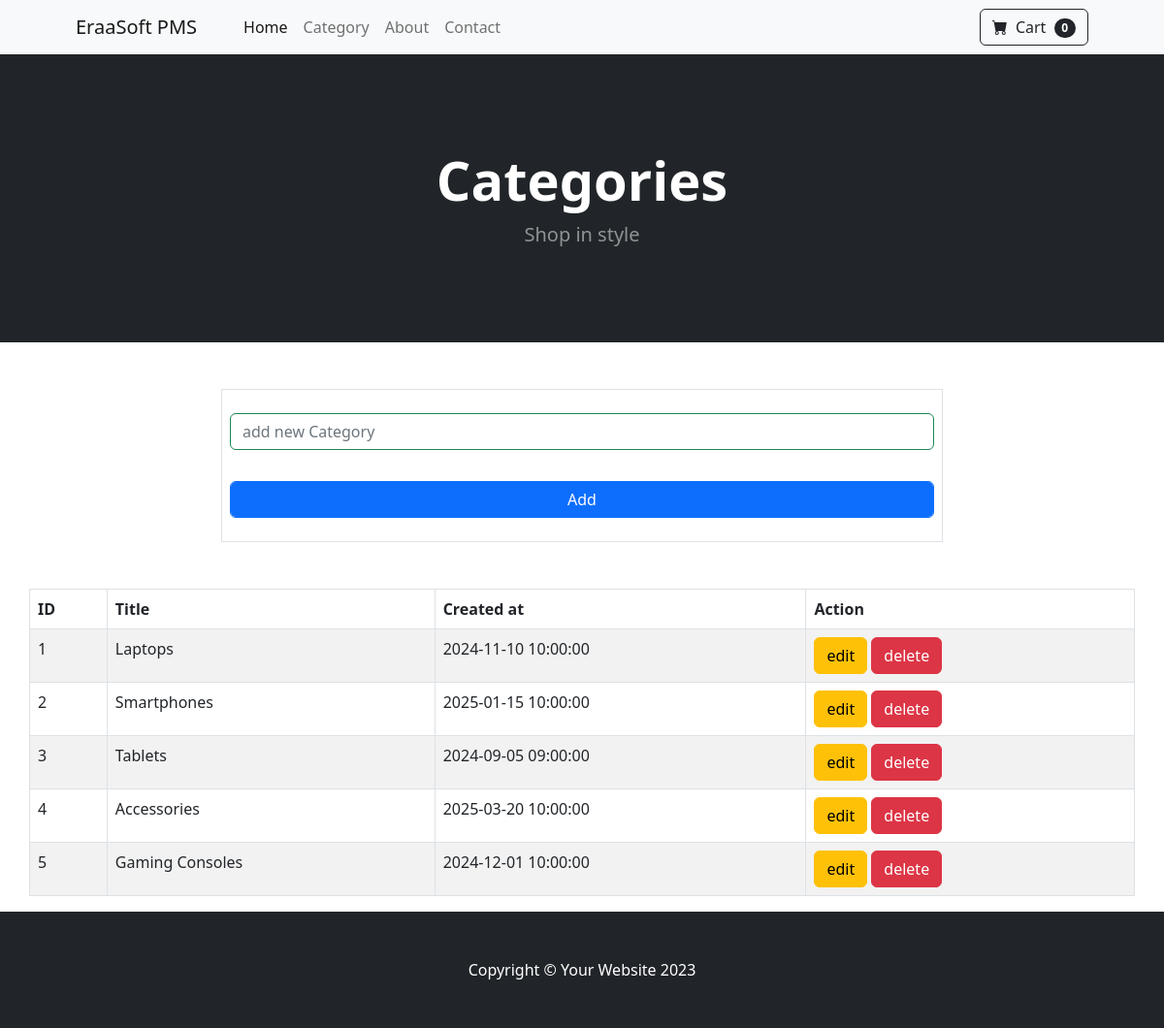
The app's page /category.php with its own data.
### tables this page shows
CREATE TABLE `categories` (
  `id` int NOT NULL,
  `title` varchar(100) NOT NULL,
  `created_at` timestamp NULL DEFAULT CURRENT_TIMESTAMP
);

### category.php (the view, shortened to what this page needs)
<?php
include_once "./inc/header.php";
include_once "./database/connect.php";
?>
<?php
$sql = "SELECT * FROM categories";
$result = mysqli_query($conn, $sql);
$categories = mysqli_fetch_all($result, MYSQLI_ASSOC);
?>
<header class="bg-dark py-5">
    <div class="container px-4 px-lg-5 my-5">
        <div class="text-center text-white">
            <h1 class="display-4 fw-bolder">Categories</h1>
            <p class="lead fw-normal text-white-50 mb-0">Shop in style</p>
        </div>
    </div>
</header>
<div class="container">
    <div class="row">
        <section class="py-5">
            <div class="col-8 mx-auto">
                <form action="./index.php?page=create_category" method="post" class="form border p-2">
                    <input type="text" name="category_name" class="form-control my-3 border border-success"
                        placeholder="add new Category">
                    <input type="submit" value="Add" class="form-control btn btn-primary my-3 " placeholder="add new category">
                </form>
            </div>
        </section>
        <table class="table table-bordered table-striped table-hover">
            <thead>
                <th>ID</th>
                <th>Title</th>
                <th>Created at</th>
                <th>Action</th>
            </thead>
            <tbody>
                <?php foreach ($categories as $category) :  ?>
                    <tr>
                        <td><?= $category['id'] ?></td>
                        <td><?= $category['title'] ?></td>
                        <td><?= $category['created_at'] ?></td>
                        <td>
                            <a href="" class="btn btn-warning">edit</a>
                            <a href="" class="btn btn-danger">delete</a>
                        </td>
                    </tr>
                <?php endforeach; ?>
            </tbody>
        </table>
    </div>
</div>
<?php include_once "./inc/footer.php"; ?>

### inc/header.php (shortened to what this page needs)
<!DOCTYPE html>
<html lang="en">
    <head>
        <link href="https://cdn.jsdelivr.net/npm/bootstrap-icons@1.5.0/font/bootstrap-icons.css" rel="stylesheet" />
        <link href="css/styles.css" rel="stylesheet" />
    </head>
    <body>
        <nav class="navbar navbar-expand-lg navbar-light bg-light">
            <div class="container px-4 px-lg-5">
                <a class="navbar-brand" href="#!">EraaSoft PMS</a>
                <div class="collapse navbar-collapse" id="navbarSupportedContent">
                    <ul class="navbar-nav me-auto mb-2 mb-lg-0 ms-lg-4">
                        <li class="nav-item"><a class="nav-link active" aria-current="page" href="index.php">Home</a></li>
                        <li class="nav-item"><a class="nav-link" href="category.php">Category</a></li>
                        <li class="nav-item"><a class="nav-link" href="about.php">About</a></li>
                        <li class="nav-item"><a class="nav-link" href="contact.php">Contact</a></li>
                    </ul>
                    <form class="d-flex" action="cart.php">
                        <button class="btn btn-outline-dark" type="submit">
                            <i class="bi-cart-fill me-1"></i>
                            Cart
                            <span class="badge bg-dark text-white ms-1 rounded-pill">0</span>
                        </button>
                    </form>
                </div>
            </div>
        </nav>

### inc/footer.php (shortened to what this page needs)
        <footer class="py-5 bg-dark">
            <div class="container"><p class="m-0 text-center text-white">Copyright &copy; Your Website 2023</p></div>
        </footer>
    </body>
</html>

### records on screen
categories: id "1", title "Laptops", created_at "2024-11-10 10:00:00"
categories: id "2", title "Smartphones", created_at "2025-01-15 10:00:00"
categories: id "3", title "Tablets", created_at "2024-09-05 09:00:00"
categories: id "4", title "Accessories", created_at "2025-03-20 10:00:00"
categories: id "5", title "Gaming Consoles", created_at "2024-12-01 10:00:00"
